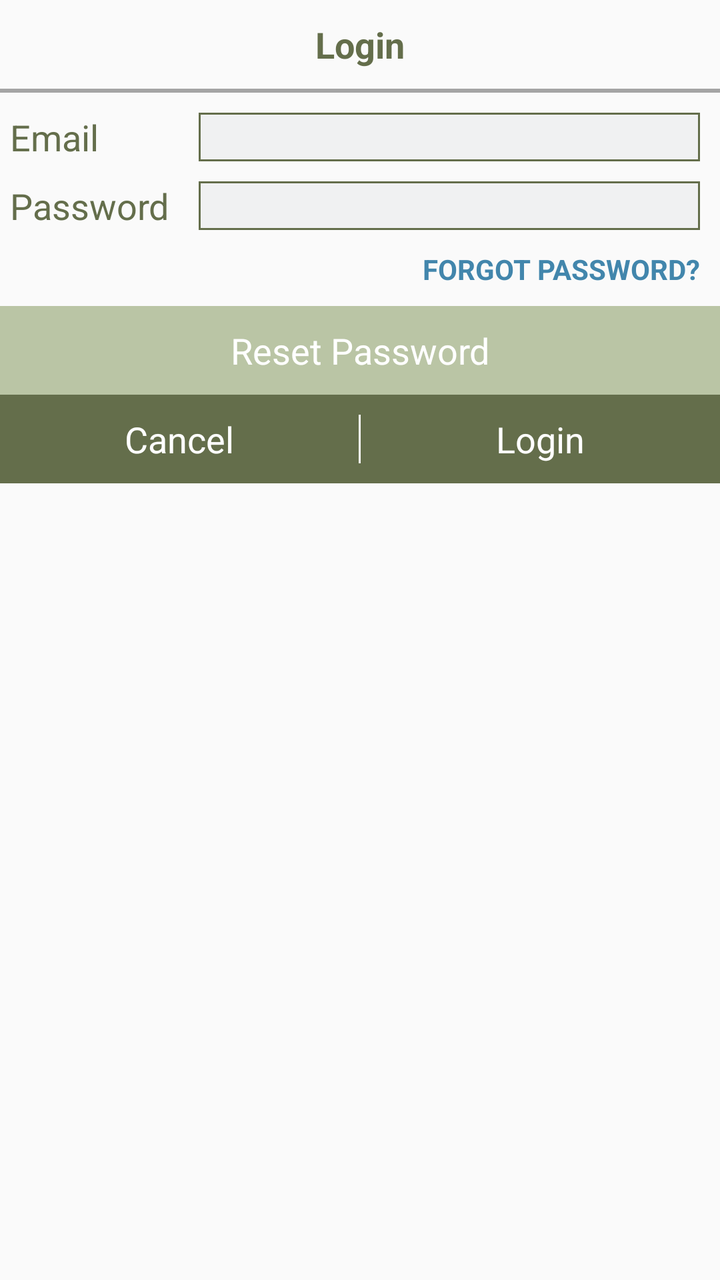
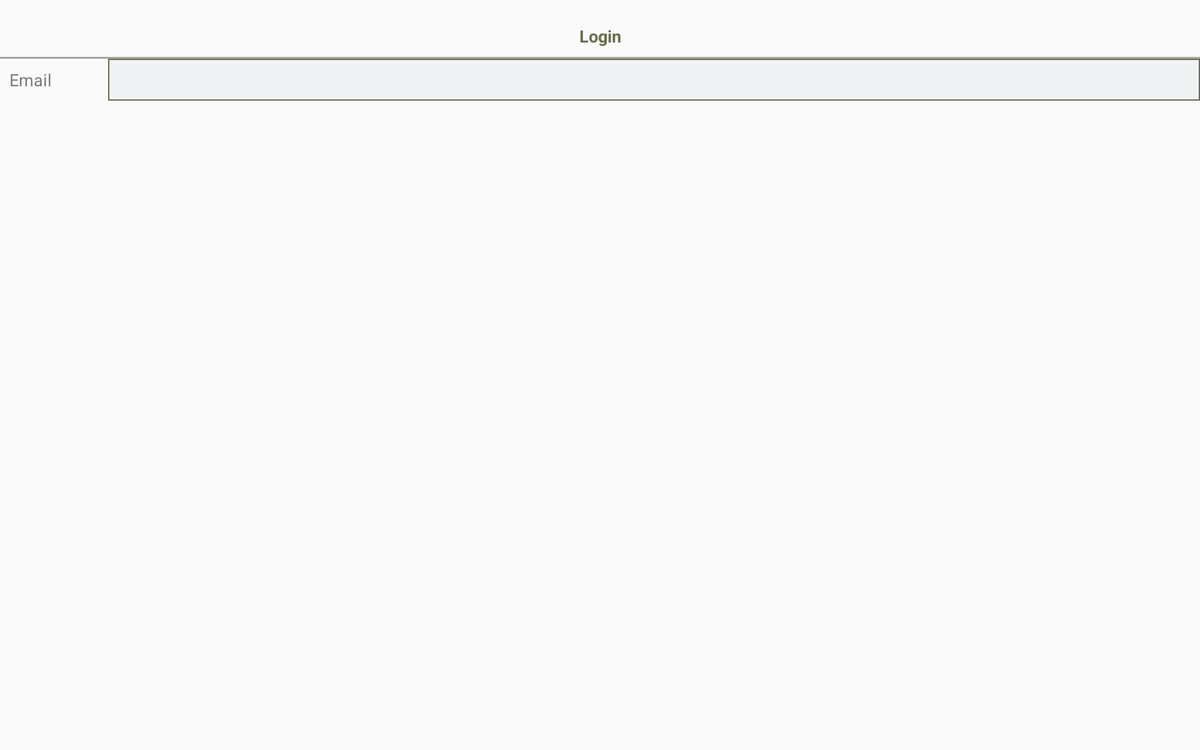

First picture: res/layout/ on a phone held upright. Second picture: the repository's own variant of that layout, on a device whose configuration matches the variant's folder. Source for both follows.
<!-- AndroidManifest.xml: application theme AppTheme -->
<!-- res/layout/activity_create_login.xml -->
<?xml version="1.0" encoding="utf-8"?>
<RelativeLayout xmlns:android="http://schemas.android.com/apk/res/android"
    xmlns:tools="http://schemas.android.com/tools"
    android:id="@+id/activity_create_login"
    android:layout_width="match_parent"
    android:layout_height="match_parent"
    tools:context="com.effone.gkdriver.Activity.CreateLogin">
    <TextView
        android:layout_width="match_parent"
        android:layout_height="wrap_content"
        style="@style/loginPage"
        android:text="@string/login"
        android:textStyle="bold"
        android:id="@+id/loginText"
        android:textColor="@color/polygone"
        />

    <View
        android:layout_width="match_parent"
        android:layout_height="2dp"
        android:background="@color/viewline"
        android:layout_below="@+id/loginText"
        android:layout_alignParentLeft="true"
        android:layout_alignParentStart="true"
        android:id="@+id/line"
        android:layout_marginBottom="10dp"/>
    <TextView
        android:layout_width="wrap_content"
        android:layout_height="wrap_content"
        android:text="@string/hint_email"
        android:id="@+id/tv_email"
        android:layout_below="@+id/line"
        style="@style/loginPage"
        android:textColor="@color/polygone"
        android:paddingRight="50dp"
        android:layout_marginRight="50dp"
        android:layout_marginLeft="5dp"
        android:padding="0dp" />
    <EditText
        android:layout_width="match_parent"
        android:layout_height="wrap_content"
        android:id="@+id/et_email"
        android:inputType="textEmailAddress"
        android:layout_below="@+id/line"
        android:layout_alignParentRight="true"
        android:layout_alignParentEnd="true"
        android:layout_toEndOf="@+id/tv_email"
        android:singleLine="true"
        android:maxLength="248"
        android:background="@drawable/rounded_corner_edittext"
        tools:ignore="RtlCompat"
        android:padding="2dp"
        android:layout_alignBottom="@+id/tv_email"
        android:layout_marginRight="10dp"/>
    <View
        android:layout_width="match_parent"
        android:layout_height="0dp"
        android:layout_marginBottom="10dp"
        android:id="@+id/line2"
        android:layout_below="@+id/et_email"/>

    <EditText
        android:layout_width="match_parent"
        android:layout_height="wrap_content"
        android:id="@+id/et_password"
        android:inputType="textWebPassword"
        android:layout_below="@+id/line2"
        android:singleLine="true"
        android:background="@drawable/rounded_corner_edittext"
        tools:ignore="RtlCompat"
        android:padding="2dp"
        android:maxLength="32"
        android:layout_alignBottom="@+id/tv_Password"
        android:layout_toRightOf="@+id/tv_email"
        android:layout_alignRight="@+id/et_email"
        android:layout_alignEnd="@+id/et_email" />

    <View
        android:layout_width="match_parent"
        android:layout_height="0dp"
        android:layout_marginBottom="10dp"
        android:id="@+id/line3"
        android:layout_below="@+id/et_password"/>

    <TextView
        android:layout_width="match_parent"
        android:layout_height="wrap_content"
        android:id="@+id/tv_reset_password"
        android:text="@string/reset"
        android:textAlignment="center"
        style="@style/loginPage"
        android:layout_below="@+id/forgotPassword"
        android:layout_alignParentLeft="true"
        android:layout_alignParentStart="true"
        android:layout_marginTop="9dp"
        android:background="@color/reset_password"
        android:textColor="@android:color/white"/>

    <TextView
        android:layout_width="wrap_content"
        android:layout_height="wrap_content"
        android:text="@string/hint_password"
        android:id="@+id/tv_Password"
        style="@style/loginPage"
        android:paddingRight="50dp"
        android:textColor="@color/polygone"
        android:padding="0dp"
        android:layout_below="@+id/line2"
        android:layout_alignLeft="@+id/tv_email"
        android:layout_alignStart="@+id/tv_email" />

    <View
        android:layout_width="match_parent"
        android:layout_height="2dp"
        android:background="@color/white"
        android:layout_below="@+id/tv_reset_password"
        android:id="@+id/line5"
        android:visibility="gone"/>

    <TextView
        android:layout_width="wrap_content"
        android:layout_height="wrap_content"
        android:id="@+id/forgotPassword"
        android:text="@string/forgot"
        android:gravity="right"
        android:textStyle="bold"
        android:textColor="@color/forgotPassword"
        android:layout_below="@+id/line3"
        android:layout_alignRight="@+id/et_password"
        android:layout_alignEnd="@+id/et_password" />

    <LinearLayout
        android:layout_width="match_parent"
        android:layout_height="wrap_content"
        android:orientation="horizontal"
        android:background="@color/polygone"
        android:layout_below="@+id/line5"
        android:layout_alignParentLeft="true"
        android:layout_alignParentStart="true">

    <TextView
        android:layout_width="0dp"
        android:layout_height="wrap_content"
        android:text="@string/cancel"
        android:id="@+id/tv_cancel"
        style="@style/loginPage"
        android:textColor="@android:color/white"
        android:layout_below="@+id/line4"
        android:layout_weight=".49"
        android:textAlignment="center"
        android:layout_toRightOf="@+id/tv_Password"
        android:layout_toEndOf="@+id/tv_Password" />
        <View
            android:layout_width="1dp"
            android:layout_height="match_parent"
            android:layout_marginTop="10dp"
            android:layout_marginBottom="10dp"
            android:background="@color/white"
            android:layout_alignLeft="@+id/tv_cancel"
            android:id="@+id/line4"
            style="@style/loginPage"
            android:layout_below="@+id/tv_reset_password"/>

        <TextView
            android:layout_width="0dp"
            android:layout_height="wrap_content"
            android:id="@+id/tv_login"
            android:text="@string/login"
            style="@style/loginPage"
            android:layout_weight=".49"
            android:textAlignment="center"
            android:textColor="@android:color/white"
            android:background="@color/polygone"
            android:layout_alignBaseline="@+id/tv_cancel"
            android:layout_alignBottom="@+id/tv_cancel"
            android:layout_toRightOf="@+id/tv_cancel"
            android:layout_toEndOf="@+id/tv_cancel"
            />
    </LinearLayout>

</RelativeLayout>
<!-- resources referenced by this layout -->
<resources>
  <color name="forgotPassword">#4286AC</color>
  <color name="polygone">#646E4B</color>
  <color name="reset_password">#BAC5A5</color>
  <color name="viewline">#A4A4A4</color>
  <color name="white">#FFFFFF</color>
  <!-- drawable rounded_corner_edittext (drawable) -->
  <?xml version="1.0" encoding="utf-8"?>
  <shape xmlns:android="http://schemas.android.com/apk/res/android"
      android:shape="rectangle" >
      <stroke
          android:width="1dp"
          android:color="@color/polygone" />
      <solid
          android:color="@color/background_deliver"/>
  </shape>
  <string name="cancel">Cancel</string>
  <string name="forgot">FORGOT PASSWORD? </string>
  <string name="hint_email">Email</string>
  <string name="hint_password">Password</string>
  <string name="login">Login</string>
  <string name="reset">Reset Password</string>
  <style name="loginPage">
          <item name="android:gravity">center</item>
          <item name="android:padding">10dp</item>
          <item name="android:textSize">18sp</item>
  
      </style>
  <style name="AppTheme" parent="Theme.AppCompat.Light.NoActionBar">
          
          <item name="colorPrimary">@color/colorPrimary</item>
          <item name="colorPrimaryDark">@color/colorPrimaryDark</item>
          <item name="colorAccent">@color/colorAccent</item>
      </style>
  <color name="background_deliver">#F0F1F2</color>
  <color name="colorPrimary">#3F51B5</color>
  <color name="colorPrimaryDark">#303F9F</color>
  <color name="colorAccent">#FF4081</color>
</resources>
<!-- res/layout-xlarge/activity_create_login.xml (the repository's variant of the layout above) -->
<!-- drawn on a large tablet held sideways -->
<?xml version="1.0" encoding="utf-8"?>
<RelativeLayout xmlns:android="http://schemas.android.com/apk/res/android"
    xmlns:tools="http://schemas.android.com/tools"
    android:id="@+id/activity_create_login"
    android:layout_width="match_parent"
    android:layout_height="match_parent"
    android:paddingBottom="@dimen/activity_vertical_margin"
    android:paddingTop="@dimen/activity_vertical_margin"
    tools:context="com.effone.gkdriver.Activity.CreateLogin">

    <TextView
        android:layout_width="match_parent"
        android:layout_height="wrap_content"
        style="@style/loginPage"
        android:text="@string/login"
        android:textStyle="bold"
        android:id="@+id/loginText"
        android:textColor="@color/polygone"
        />

    <View
        android:layout_width="match_parent"
        android:layout_height="2dp"
        android:background="@color/viewline"
        android:layout_below="@+id/loginText"
        android:layout_alignParentLeft="true"
        android:layout_alignParentStart="true"
        android:id="@+id/line"
        android:paddingBottom="10dp"/>
    <TextView
        android:layout_width="wrap_content"
        android:layout_height="wrap_content"
        android:text="@string/hint_email"
        android:id="@+id/tv_email"
        android:layout_below="@+id/line"
        style="@style/loginPage"
        android:paddingRight="50dp"
        android:layout_marginRight="50dp" />
    <EditText
        android:layout_width="match_parent"
        android:layout_height="wrap_content"
        android:id="@+id/et_email"
        android:inputType="textEmailAddress"
        android:layout_below="@+id/line"
        android:layout_alignParentRight="true"
        android:layout_alignParentEnd="true"
        android:layout_toEndOf="@+id/tv_email"
        android:singleLine="true"
        android:background="@drawable/rounded_corner_edittext"
        tools:ignore="RtlCompat"
        android:layout_alignBottom="@+id/tv_email" />

</RelativeLayout>
<!-- resources referenced by the variant -->
<!-- as a large tablet held sideways resolves them -->
<resources>
  <color name="polygone">#646E4B</color>
  <color name="viewline">#A4A4A4</color>
  <dimen name="activity_vertical_margin">16dp</dimen>
  <!-- drawable rounded_corner_edittext (drawable) -->
  <?xml version="1.0" encoding="utf-8"?>
  <shape xmlns:android="http://schemas.android.com/apk/res/android"
      android:shape="rectangle" >
      <stroke
          android:width="1dp"
          android:color="@color/polygone" />
      <solid
          android:color="@color/background_deliver"/>
  </shape>
  <string name="hint_email">Email</string>
  <string name="login">Login</string>
  <style name="loginPage">
          <item name="android:gravity">center</item>
          <item name="android:padding">10dp</item>
          <item name="android:textSize">18sp</item>
  
      </style>
  <style name="AppTheme" parent="Theme.AppCompat.Light.NoActionBar">
          
          <item name="colorPrimary">@color/colorPrimary</item>
          <item name="colorPrimaryDark">@color/colorPrimaryDark</item>
          <item name="colorAccent">@color/colorAccent</item>
      </style>
  <color name="background_deliver">#F0F1F2</color>
  <color name="colorPrimary">#3F51B5</color>
  <color name="colorPrimaryDark">#303F9F</color>
  <color name="colorAccent">#FF4081</color>
</resources>
